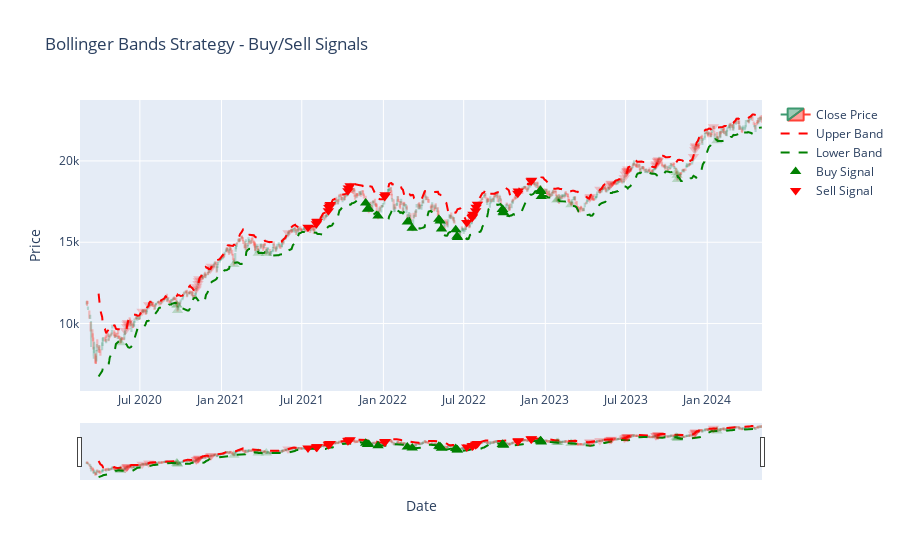
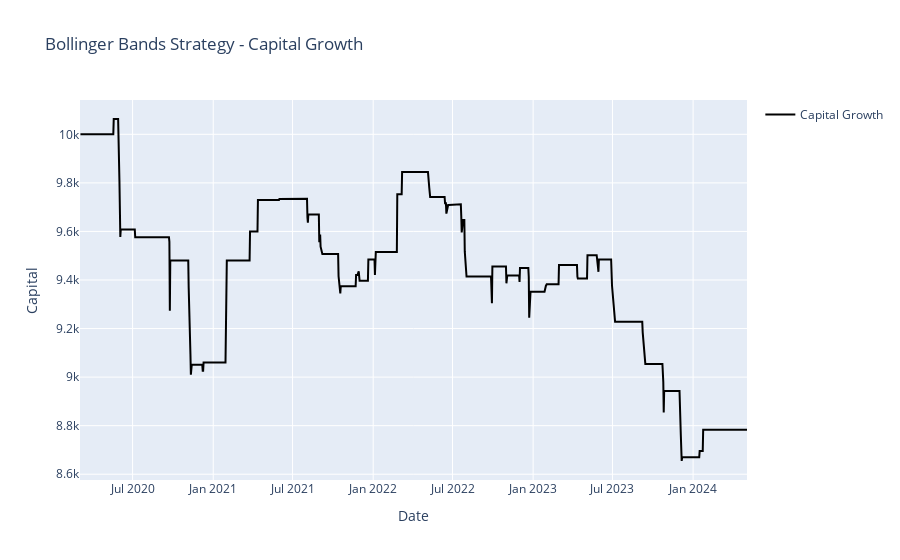

Notebook cell for these charts, in order:
### Code cell
import pandas as pd
import plotly.graph_objects as go
import numpy as np
from forex_python.converter import CurrencyRates

# Currency converter instance
currency_converter = CurrencyRates()

# Function to convert currency
def convert_currency(amount, from_currency, to_currency):
    conversion_rate = currency_converter.get_rate(from_currency, to_currency)
    return amount * conversion_rate

# Function to calculate Bollinger Bands
def calculate_bollinger_bands(data, window=20, no_of_std=2):
    data['SMA'] = data['Close'].rolling(window=window).mean()
    data['STD'] = data['Close'].rolling(window=window).std()
    data['Upper Band'] = data['SMA'] + (no_of_std * data['STD'])
    data['Lower Band'] = data['SMA'] - (no_of_std * data['STD'])
    return data

# Function to calculate Simple Moving Averages
def calculate_sma(data, short_window=50, long_window=200):
    data['SMA_Short'] = data['Close'].rolling(window=short_window).mean()
    data['SMA_Long'] = data['Close'].rolling(window=long_window).mean()
    return data

# Strategy 1: Bollinger Bands Strategy
def apply_bollinger_strategy(data):
    data['Signal'] = 0
    data['Signal'][data['Close'] < data['Lower Band']] = 1  # Buy signal
    data['Signal'][data['Close'] > data['Upper Band']] = -1 # Sell signal
    return data

# Strategy 2: SMA Crossover Strategy
def apply_sma_strategy(data):
    data['Signal'] = 0
    data['Signal'][data['SMA_Short'] > data['SMA_Long']] = 1   # Buy signal
    data['Signal'][data['SMA_Short'] < data['SMA_Long']] = -1  # Sell signal
    return data

# Function to adjust strategy parameters based on investment style
def adjust_strategy_parameters(style):
    if style == 'Aggressive':
        return {'bollinger_window': 10, 'bollinger_std': 1.5, 'sma_short': 20, 'sma_long': 50}
    elif style == 'Moderate':
        return {'bollinger_window': 20, 'bollinger_std': 2, 'sma_short': 50, 'sma_long': 200}
    elif style == 'Passive':
        return {'bollinger_window': 30, 'bollinger_std': 2.5, 'sma_short': 100, 'sma_long': 300}
    return {'bollinger_window': 20, 'bollinger_std': 2, 'sma_short': 50, 'sma_long': 200}

# Function to create interactive Plotly visualization for buy/sell signals and capital growth
def visualize_interactive(data, strategy_name, initial_capital, target_currency):
    data['Position'] = data['Signal'].shift(1).fillna(0)
    data['Returns'] = np.log(data['Close'] / data['Close'].shift(1))
    data['Strategy_Returns'] = data['Position'] * data['Returns']
    data['Cumulative_Strategy_Returns'] = (data['Strategy_Returns'] + 1).cumprod()
    
    # Calculate capital over time
    data['Capital'] = initial_capital * data['Cumulative_Strategy_Returns']
    final_capital = data['Capital'].iloc[-1]
    roi = ((final_capital - initial_capital) / initial_capital) * 100

    # Plot 1: Buy/Sell Signals
    fig1 = go.Figure()

    # Plot Close Price
    fig1.add_trace(go.Candlestick(
        x=data.index,
        open=data['Open'],
        high=data['High'],
        low=data['Low'],
        close=data['Close'],
        name='Close Price'
    ))

    if strategy_name == 'Bollinger Bands':
        fig1.add_trace(go.Scatter(x=data.index, y=data['Upper Band'], mode='lines', name='Upper Band', line=dict(dash='dash', color='red')))
        fig1.add_trace(go.Scatter(x=data.index, y=data['Lower Band'], mode='lines', name='Lower Band', line=dict(dash='dash', color='green')))
    
    elif strategy_name == 'SMA Crossover':
        fig1.add_trace(go.Scatter(x=data.index, y=data['SMA_Short'], mode='lines', name='Short-term SMA', line=dict(color='orange')))
        fig1.add_trace(go.Scatter(x=data.index, y=data['SMA_Long'], mode='lines', name='Long-term SMA', line=dict(color='purple')))

    # Add Buy and Sell signals
    fig1.add_trace(go.Scatter(x=data[data['Signal'] == 1].index, y=data[data['Signal'] == 1]['Close'], mode='markers', name='Buy Signal', marker=dict(symbol='triangle-up', color='green', size=10)))
    fig1.add_trace(go.Scatter(x=data[data['Signal'] == -1].index, y=data[data['Signal'] == -1]['Close'], mode='markers', name='Sell Signal', marker=dict(symbol='triangle-down', color='red', size=10)))

    fig1.update_layout(title=f'{strategy_name} Strategy - Buy/Sell Signals', xaxis_title='Date', yaxis_title='Price', showlegend=True)#,height=800,   width=1200,yaxis=dict(
            #range=[data['Close'].min() - 5, data['Close'].max() + 5] ))

    # fig1.update_layout(
    #     title=f'{strategy_name} Strategy - Buy/Sell Signals',
    #     xaxis_title='Date',
    #     yaxis_title='Price',
    #     showlegend=True,
    #     height=700,  # Adjust height to make plot taller
    #     width=1200,  # Adjust width for better spread visibility
    #     yaxis=dict(
    #         range=[data['Close'].min() - 5, data['Close'].max() + 5]  # Adjust y-axis range for better view of spread
    #     )
    # )
    
    fig1.show()

    # Plot 2: Capital Growth
    fig2 = go.Figure()

    fig2.add_trace(go.Scatter(x=data.index, y=data['Capital'], mode='lines', name='Capital Growth', line=dict(color='black')))
    fig2.update_layout(title=f'{strategy_name} Strategy - Capital Growth', xaxis_title='Date', yaxis_title='Capital', showlegend=True)

    fig2.show()

    # Final capital and ROI
    print(f"\nFinal Capital: {final_capital:.2f} {target_currency}")
    print(f"ROI: {roi:.2f}%")

# Main function to load data and apply strategies
def main():
    # Load dataset
    file_path = input("Enter the path of your dataset (CSV format): ")
    data = pd.read_csv(file_path, parse_dates=['Date'], index_col='Date')
    
    # Select date range
    start_date = input("Enter start date (YYYY-MM-DD): ")
    end_date = input("Enter end date (YYYY-MM-DD): ")
    data = data[start_date:end_date]

    # Get initial capital
    capital_inr = float(input("Enter your initial capital (in INR): "))
    
    # Currency conversion
    indices = {'India': 'INR', 'USA': 'USD', 'Japan': 'JPY'}
    index_choice = int(input("Select a country (1: India, 2: USA, 3: Japan): "))
    target_currency = list(indices.values())[index_choice - 1]
    
    if target_currency != 'INR':
        capital_converted = convert_currency(capital_inr, 'INR', target_currency)
    else:
        capital_converted = capital_inr

    # Select investment style
    styles = ['Aggressive', 'Moderate', 'Passive']
    print("\nSelect Investment Style:")
    for i, style in enumerate(styles):
        print(f"{i+1}. {style}")
    style_choice = int(input("Select a style (1-3): "))
    investment_style = styles[style_choice - 1]
    
    # Adjust parameters based on style
    params = adjust_strategy_parameters(investment_style)

    # Select strategy
    strategies = ['Bollinger Bands', 'SMA Crossover']
    strategy_choice = int(input("Select a strategy (1: Bollinger Bands, 2: SMA Crossover): "))
    strategy_name = strategies[strategy_choice - 1]

    # Apply the selected strategy
    if strategy_name == 'Bollinger Bands':
        data = calculate_bollinger_bands(data, params['bollinger_window'], params['bollinger_std'])
        data = apply_bollinger_strategy(data)
    elif strategy_name == 'SMA Crossover':
        data = calculate_sma(data, params['sma_short'], params['sma_long'])
        data = apply_sma_strategy(data)
    
    # Visualize strategy and ROI with interactive Plotly charts
    visualize_interactive(data, strategy_name, capital_converted, target_currency)

if __name__ == "__main__":
    main()

### Figure 1 — Plotly figure (JSON) as saved in the notebook; plotly's stock layout.template omitted (floating-point values rounded to 4 significant figures; data arrays with more than 128 entries replaced by an {"elided": "..."} marker saying what was removed)
{"data": [{"close": {"elided": "1047 float values"}, "high": {"elided": "1047 float values"}, "low": {"elided": "1047 float values"}, "name": "Close Price", "open": {"elided": "1047 float values"}, "selectedpoints": {"elided": "385 int values"}, "type": "candlestick", "x": {"elided": "1047 str values"}}, {"line": {"color": "red", "dash": "dash"}, "mode": "lines", "name": "Upper Band", "selectedpoints": [], "type": "scatter", "x": {"elided": "1047 str values"}, "y": {"elided": "1047 float values"}}, {"line": {"color": "green", "dash": "dash"}, "mode": "lines", "name": "Lower Band", "selectedpoints": [], "type": "scatter", "x": {"elided": "1047 str values"}, "y": {"elided": "1047 float values"}}, {"marker": {"color": "green", "size": 10, "symbol": "triangle-up"}, "mode": "markers", "name": "Buy Signal", "selectedpoints": [7, 8, 9, 10, 11, 12, 13, 14, 15, 16, 17, 18, 19, 20, 21, 22, 23, 24, 25], "type": "scatter", "x": ["2020-05-18T00:00:00+00:00", "2020-09-22T00:00:00+00:00", "2020-09-23T00:00:00+00:00", "2020-09-24T00:00:00+00:00", "2021-01-29T00:00:00+00:00", "2021-03-25T00:00:00+00:00", "2021-04-12T00:00:00+00:00", "2021-11-22T00:00:00+00:00", "2021-11-26T00:00:00+00:00", "2021-11-29T00:00:00+00:00", "2021-12-20T00:00:00+00:00", "2022-02-24T00:00:00+00:00", "2022-03-07T00:00:00+00:00", "2022-05-06T00:00:00+00:00", "2022-05-09T00:00:00+00:00", "2022-05-12T00:00:00+00:00", "2022-06-13T00:00:00+00:00", "2022-06-16T00:00:00+00:00", "2022-06-17T00:00:00+00:00", "2022-09-26T00:00:00+00:00", "2022-09-27T00:00:00+00:00", "2022-09-28T00:00:00+00:00", "2022-09-29T00:00:00+00:00", "2022-12-21T00:00:00+00:00", "2022-12-22T00:00:00+00:00", "2022-12-23T00:00:00+00:00", "2023-01-27T00:00:00+00:00", "2023-01-30T00:00:00+00:00", "2023-02-28T00:00:00+00:00", "2023-10-23T00:00:00+00:00", "2023-10-25T00:00:00+00:00", "2023-10-26T00:00:00+00:00", "2024-01-23T00:00:00+00:00"], "y": [8823.0, 11150.0, 11130.0, 10810.0, 13630.0, 14320.0, 14310.0, 17420.0, 17030.0, 17050.0, 16610.0, 16250.0, 15860.0, 16410.0, 16300.0, 15808, 15770.0, 15360.0, 15290.0, 17020.0, 17010.0, 16860.0, 16820.0, 18200.0, 18130.0, 17810.0, 17600.0, 17650.0, 17300.0, 19280.0, 19120.0, 18860.0, 21240.0]}, {"marker": {"color": "red", "size": 10, "symbol": "triangle-down"}, "mode": "markers", "name": "Sell Signal", "selectedpoints": [14, 15, 16, 17, 18, 19, 20, 21, 22, 23, 24, 25, 26, 27, 28, 29, 30, 31, 32, 33, 34, 35, 36, 37], "type": "scatter", "x": ["2020-05-29T00:00:00+00:00", "2020-06-01T00:00:00+00:00", "2020-06-02T00:00:00+00:00", "2020-06-03T00:00:00+00:00", "2020-07-06T00:00:00+00:00", "2020-07-21T00:00:00+00:00", "2020-11-05T00:00:00+00:00", "2020-11-06T00:00:00+00:00", "2020-11-09T00:00:00+00:00", "2020-11-10T00:00:00+00:00", "2020-11-11T00:00:00+00:00", "2020-12-07T00:00:00+00:00", "2020-12-09T00:00:00+00:00", "2021-05-31T00:00:00+00:00", "2021-07-15T00:00:00+00:00", "2021-08-03T00:00:00+00:00", "2021-08-04T00:00:00+00:00", "2021-08-05T00:00:00+00:00", "2021-08-30T00:00:00+00:00", "2021-08-31T00:00:00+00:00", "2021-09-02T00:00:00+00:00", "2021-09-03T00:00:00+00:00", "2021-10-13T00:00:00+00:00", "2021-10-14T00:00:00+00:00", "2021-10-18T00:00:00+00:00", "2022-01-04T00:00:00+00:00", "2022-01-05T00:00:00+00:00", "2022-07-08T00:00:00+00:00", "2022-07-20T00:00:00+00:00", "2022-07-21T00:00:00+00:00", "2022-07-22T00:00:00+00:00", "2022-07-28T00:00:00+00:00", "2022-07-29T00:00:00+00:00", "2022-08-01T00:00:00+00:00", "2022-10-31T00:00:00+00:00", "2022-11-01T00:00:00+00:00", "2022-11-30T00:00:00+00:00", "2022-12-01T00:00:00+00:00", "2023-04-11T00:00:00+00:00", "2023-04-12T00:00:00+00:00", "2023-05-04T00:00:00+00:00", "2023-05-26T00:00:00+00:00", "2023-05-29T00:00:00+00:00", "2023-05-30T00:00:00+00:00", "2023-06-28T00:00:00+00:00", "2023-06-30T00:00:00+00:00", "2023-07-03T00:00:00+00:00", "2023-07-04T00:00:00+00:00", "2023-07-05T00:00:00+00:00", "2023-07-06T00:00:00+00:00", "2023-09-07T00:00:00+00:00", "2023-09-08T00:00:00+00:00", "2023-09-11T00:00:00+00:00", "2023-09-12T00:00:00+00:00", "2023-09-13T00:00:00+00:00", "2023-12-01T00:00:00+00:00", "2023-12-04T00:00:00+00:00", "2023-12-05T00:00:00+00:00", "2023-12-06T00:00:00+00:00", "2024-01-15T00:00:00+00:00"], "y": [9580.0, 9826.0, 9979.0, 10060.0, 10760.0, 11160.0, 12120.0, 12260.0, 12460.0, 12630.0, 12750.0, 13360.0, 13530.0, 15580.0, 15920.0, 16130.0, 16260.0, 16290.0, 16930.0, 17130.0, 17230.0, 17320.0, 18160.0, 18340.0, 18480.0, 17810.0, 17930.0, 16220.0, 16520.0, 16610.0, 16720.0, 16930.0, 17160.0, 17340.0, 18010.0, 18150.0, 18760.0, 18810.0, 17720.0, 17810.0, 18260.0, 18500.0, 18600.0, 18630.0, 18970.0, 19190.0, 19320.0, 19389, 19400.0, 19500.0, 19730.0, 19820.0, 20000.0, 19990.0, 20070, 20270.0, 20690.0, 20860.0, 20940.0, 22100.0]}], "layout": {"autosize": true, "dragmode": "zoom", "showlegend": true, "title": {"text": "Bollinger Bands Strategy - Buy/Sell Signals"}, "xaxis": {"autorange": true, "range": ["2020-02-20 13:18:55.2315", "2024-05-03 12:00"], "rangeslider": {"autorange": true, "range": ["2020-02-20 13:18:55.2315", "2024-05-03 12:00"], "yaxis": {"_template": null, "rangemode": "match"}}, "showspikes": false, "title": {"text": "Date"}, "type": "date"}, "yaxis": {"autorange": true, "range": [5844.0, 23930.0], "title": {"text": "Price"}, "type": "linear"}}}

### Figure 2 — Plotly figure (JSON) as saved in the notebook; plotly's stock layout.template omitted (floating-point values rounded to 4 significant figures; data arrays with more than 128 entries replaced by an {"elided": "..."} marker saying what was removed)
{"data": [{"line": {"color": "black"}, "mode": "lines", "name": "Capital Growth", "type": "scatter", "x": {"elided": "1047 str values"}, "y": {"elided": "1047 float values"}}], "layout": {"autosize": true, "showlegend": true, "title": {"text": "Bollinger Bands Strategy - Capital Growth"}, "xaxis": {"autorange": true, "range": ["2020-03-03", "2024-05-03"], "showspikes": false, "title": {"text": "Date"}, "type": "date"}, "yaxis": {"autorange": true, "range": [8576.0, 10140.0], "showspikes": false, "title": {"text": "Capital"}, "type": "linear"}}}
